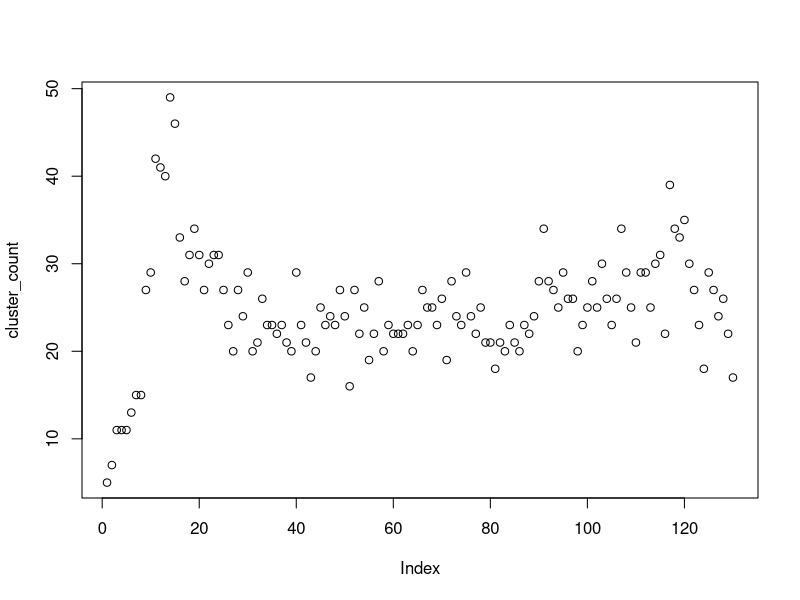

R code for this plot:
## ---- chunk 1
# setwd("~/Documents/R/Clustering/lexicase-clusturing-analysis")
# 
# data1 <- read.csv("data/RSWN/lexicase/data1.csv")
# 
# columns_to_drop = c("uuid", "parent.uuids", "genetic.operators", "push.program.size", "plush.genome.size", "push.program", "plush.genome", "total.error")
# 
# data1 = data1[,!(names(data1) %in% columns_to_drop)]
# 
#write.csv(data1, "data/RSWN/lexicase/errors1.csv", row.names = FALSE)
## ---- chunk 2
#errors1 <- read.csv("data/RSWN/lexicase/errors1.csv")
## ---- chunk 3
# Takes error data (including generation and location columns) and a generation, and 
extract_clustering_data = function(data, gen){
  
  print(sprintf("Generation %i", gen))
  
  this_gen_data = subset(data, generation == gen)
  
  columns_to_drop = c("generation", "location")
  right_rows = this_gen_data[,!(names(this_gen_data) %in% columns_to_drop)]
  
  return(right_rows)
}

elitize_generation_data = function(gen_data){
  result <- gen_data
  for (i in 1:length(gen_data)) {
    result[i] <- ifelse(gen_data[i] == min(gen_data[i]), 1, 0)
    }
  
  return(result)
}

count_clusters = function(clustering_data, height) {
  agnes_results <- agnes(clustering_data, metric = "manhattan")
  num_clusters <- sum(agnes_results$height>height) + 1
  
  #plot(agnes_results, which.plots=2)
  
  print(sprintf("  Number of clusters is: %i\n", num_clusters))
  
  return(num_clusters)
}

num_clusters_for_all_gens = function(data, height, normalization_fn){
  num_gens = max(data$generation)
  num_clusters <- sapply(seq(0, num_gens),
                         function(gen){
                           count_clusters(normalization_fn(extract_clustering_data(data, gen)),
                                          height)
                           }
                         )
  
  return(num_clusters)
}
## ---- chunk 4
# This is slow
# cluster_count <- num_clusters_for_all_gens(errors1, 20, elitize_generation_data)

# The result is the same as this, for errors1, height 20
cluster_count = c(5,7,11,11,11,13,15,15,27,29,42,41,40,49,46,33,28,31,34,31,27,30,31,31,27,23,20,27,24,29,20,21,26,23,23,22,23,21,20,29,23,21,17,20,25,23,24,23,27,24,16,27,22,25,19,22,28,20,23,22,22,22,23,20,23,27,25,25,23,26,19,28,24,23,29,24,22,25,21,21,18,21,20,23,21,20,23,22,24,28,34,28,27,25,29,26,26,20,23,25,28,25,30,26,23,26,34,29,25,21,29,29,25,30,31,22,39,34,33,35,30,27,23,18,29,27,24,26,22,17)

plot(cluster_count)
